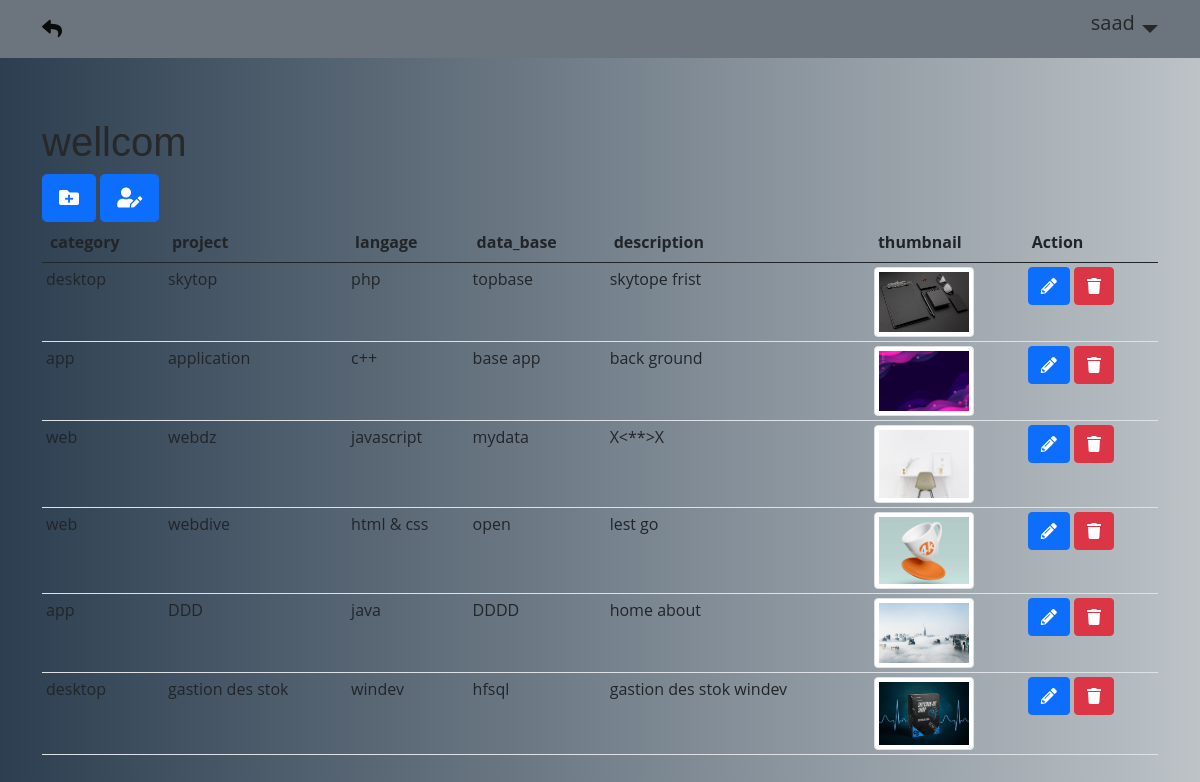
Page /innerpage.php (signed in) on the committed database.
### tables this page shows
CREATE TABLE `users` (
  `id` int(11) NOT NULL,
  `user_name` varchar(255) NOT NULL,
  `password` varchar(255) NOT NULL
);

CREATE TABLE `portfolio` (
  `id` int(11) NOT NULL,
  `category` varchar(255) NOT NULL,
  `project` varchar(255) NOT NULL,
  `langage` varchar(255) NOT NULL,
  `data_base` varchar(255) NOT NULL,
  `descr` varchar(255) NOT NULL,
  `img_details` varchar(1000) NOT NULL,
  `img_details1` varchar(1000) NOT NULL,
  `img_details2` varchar(1000) NOT NULL,
  `img_details3` varchar(1000) NOT NULL,
  `img_details4` varchar(1000) NOT NULL
);

### innerpage.php (the view, shortened to what this page needs)
<?php
if (isset($_SESSION['id']) && isset($_SESSION['user_name'])) {
?>
<!DOCTYPE html>
<html lang="en">
<head>
  <?php include_once "include/css1.php";?>
</head>
<body>
 <?php include_once "forms/navbar.php";?>
    <section class="inner-page">
      <div class="container">
      <div class="row">
      <div class="col-lg-12 col-xs-12" >
          <h1>wellcom</h1>
  <button type="button" class="btn btn-primary btn-lg" data-toggle="modal" data-target="#myModal"><i class="fas fa-folder-plus"></i></button>
<button type="button" class="btn btn-primary btn-lg" data-toggle="modal" data-target="#edit"><i class="fas fa-user-edit"></i></button>
          <?php
          include_once "include/db.php";
          $sql = "SELECT id,category, project, langage, data_base, descr, img_details FROM portfolio WHERE 1 ORDER BY id DESC";
          $result = mysqli_query($conn,  $sql);
          if (mysqli_num_rows($result)) { ?>
          <div class="main-content1 ">
       <div  class="table-responsive d-flex ">
        <table class="table  ">
          <thead class="thead" >
      <tr>
    <th scope="row">category</th>
    <th scope="row">project</th>
    <th scope="row">langage</th>
    <th scope="row">data_base</th>
    <th scope="row">description</th>
    <th scope="row">thumbnail</th>
    <th scope="row">Action</th>
      </tr>
    </thead>
    <tbody class="tbody  ">
    <?php while ($rows=mysqli_fetch_assoc($result)) { ?>
        <tr  >
            <td class="p-1"><?= $rows['category'];   ?></td>
            <td class="p-1"><?= $rows['project'];   ?></td>
            <td class="p-1"><?= $rows['langage']; ?></td>
            <td class="p-1"><?= $rows['data_base']  ;  ?></td>
            <td class="p-1"><?= $rows['descr'];   ?></td>
  <td class="p-1"> <img src="forms/uploads/<?=$rows['img_details']?>" height="100px" width="100" class="img-fluid img-thumbnail " >  </td>
    <td class="p-1">
    <a class="btn btn-primary"  href="forms/edit.php?id=<?=$rows['id'];?>" ><i class="fas fa-pencil-alt"></i></a>
    <a class="btn btn-danger" href="forms/delete.php?id=<?=$rows['id'];?>" ><i class='fa fa-trash' ></i></i></a>
    </td>
        </tr>
         <?php } }?>
      </tbody>
      </table>
   </div>
  </div>
 </div>
</div>
      </div>
    </section>
<?php
          $sql44 = "SELECT  img_profile, bg, name, face, inst, twit, linkedin, skype FROM social WHERE 1";
          $result44 = mysqli_query($conn,$sql44);
          if (mysqli_num_rows($result44)) {
          while ($row=mysqli_fetch_assoc($result44)) { ?>
<div id="edit" class="modal fade" role="dialog">
  <div class="modal-dialog">
    <div class="modal-content">
      <div class="modal-header">
        <h4 class="modal-title">ADD & Modife Information</h4>
      </div>
      <div class="modal-body">
       <div class="container-fluid ">
    <div class="row">
  		<div class="col-sm-6">
      <div class="text-center">
        <img src="forms/portfolio/<?=$row['img_profile']?>" height="100px" width="100" >
        <h6>Upload  photo...</h6>
        <form action="forms/social.php" method="POST"enctype="multipart/form-data">
 <input type="file" class="text-center center-block file-upload" name="fi"accept=".jpg, .png, .jpeg">
 <button class="btn btn-info btn-sm"type="submit" name="fi"> save</button>
        </form>
     </div>
      </div>
      <div class="col-sm-6">
      <div class="text-center">
        <img src="forms/portfolio/<?=$row['bg']?>" height="100px" width="100"  >
        <h6>Upload a photo...</h6>
        <form action="forms/social.php" method="POST"  enctype="multipart/form-data">
        <input type="file" class="text-center center-block file-upload" name="fil">
        <button class="btn btn-info btn-sm"type="submit" name="fil"> save</button>
    </form>
      </div>
      </div>
        </div>
    	<div class="col-sm-12">
          <div class="tab-content">
            <div class="tab-pane active" id="home">
                  <form  action="forms/social.php" method="POST"  enctype="multipart/form-data" >
                      <div class="form-group">
                          <div class="col-xs-6">
                              <label for="first_name"><h4>Name Pernom</h4></label>
                              <input type="text" class="form-control" name="name"  id="first_name" value="<?=$row['name']?>">
                          </div>
                      </div>
                          <div class="col-xs-6">
                            <label for="last_name"><h4>Link Facebook</h4></label>
                              <input type="text" class="form-control" name="face" id="last_name" value="<?=$row['face']?>">
                          </div>
                      </div>
                      <div class="form-group">
                          <div class="col-xs-6">
                             <label for="mobile"><h4>Link Instagram</h4></label>
                              <input type="text" class="form-control" name="inst" id="mobile" value="<?=$row['inst']?>">
                          </div>
                      </div>
                      <div class="form-group">
                          <div class="col-xs-6">
                              <label for="password"><h4>Link Twitter </h4></label>
                              <input type="text" class="form-control" name="twit" id="password" value="<?=$row['twit']?>" >
                          </div>
                      </div>
                      <div class="form-group">
                          <div class="col-xs-6">
                            <label for="password2"><h4>Link Linkedin</h4></label>
                              <input type="text" class="form-control" name="linkedin" id="password2" value="<?=$row['linkedin']?>">
                          </div>
                      </div>
                      <div class="col-xs-6 ">
                              <label for="pass"><h4>Link Skype</h4></label>
                              <input type="text" class="form-control" name="skype" id="pass" value="<?=$row['skype']?>" >
                          </div>
                      </div>
      <div class="modal-footer">
     <button class="btn btn-success" name="ss" type="submit"> Save</button>
        </form>
        </div>
        </div>
    </div>
      </div>
      </div>
    </div>
    <?php    }} }?>
  </div>
</body>
</html>

### include/css1.php
<link rel="stylesheet" href="https://cdn.jsdelivr.net/npm/bootstrap@5.1.0/dist/css/bootstrap.min.css" >
<link rel="stylesheet" href="https://pro.fontawesome.com/releases/v5.10.0/css/all.css">
  <link href="assets/css/style.css" rel="stylesheet">

### forms/navbar.php (shortened to what this page needs)
<?php
  include_once "include/db.php";
  $id=$_SESSION['id'];
  $sql = "SELECT user_name FROM users WHERE id=$id ";
  $res = mysqli_query($conn, $sql);
  if (mysqli_num_rows($res) > 0) {
      while ($images = mysqli_fetch_assoc($res)) {
  ?>
<html>
<head>
</head>
<body >
<nav class="navbar navbar-expand-lg navbar-light bg-secondary ">
  <div class="container">
    <a class="navbar-brand" href="index.php"><i class='fa fa-reply'></i></a>
      <div class="d-flex">
      <div class="colo fs-5 "> <?=$_SESSION['user_name'];?> </div> <?php } }?>
    <div class="dropdown align-items-center">
<span class="dropdown-toggle fs-3 " type="button" data-toggle="dropdown" > </span>
     </div>
    </div>
  </div>
</nav>
</body>
</html>

### assets/css/style.css (style rules this page uses)
body { font-family: "Open Sans", sans-serif; color: #272829; }
a { color: #149ddd; text-decoration: none; }
h1, h2, h3, h4, h5, h6 { font-family: "Raleway", sans-serif; }
section { padding: 60px 0; overflow: hidden; }

### innerpage.php (style rules this page uses)
body { background: #bdc3c7; background: -webkit-linear-gradient(to right, #2c3e50, #bdc3c7); background: linear-gradient(to right, #2c3e50, #bdc3c7); }

### rows in the picture
portfolio: category "desktop", project "skytop", langage "php", data_base "topbase", descr "skytope frist", img_details (picture)
portfolio: category "app", project "application", langage "c++", data_base "base app", descr "back ground", img_details (picture)
portfolio: category "web", project "webdz", langage "javascript", data_base "mydata", descr "X<**>X", img_details (picture)
portfolio: category "web", project "webdive", langage "html & css", data_base "open", descr "lest go", img_details (picture)
portfolio: category "app", project "DDD", langage "java", data_base "DDDD", descr "home about", img_details (picture)
portfolio: category "desktop", project "gastion des stok", langage "windev", data_base "hfsql", descr "gastion des stok windev", img_details (picture)
